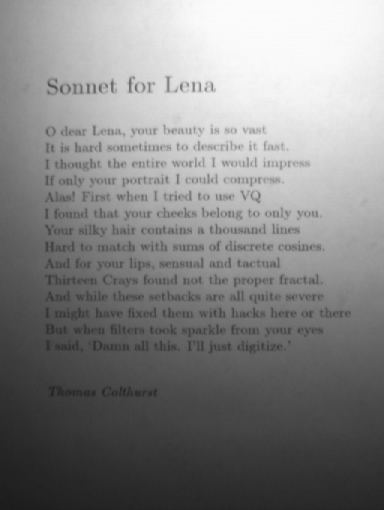
%> input picture labo/3_thresholding/images/sonnet.jpg, 384 x 510 px
$ octave --eval "result = globalthresholding_3;"   (GNU Octave 9; MATLAB toolbox functions it lacks are replaced by stand-ins)
%> lines starting %> are read from the running program, lines starting %| are printed output that depends on the picture; in (x1, y1, x2, y2) boxes, pixels count from 0 and x2, y2 are one past the last pixel; in counts of white or black regions, pixels touching at a corner belong together; the program's own positions count from 1
function [ output ] = globalthresholding_3( )
image=imread('images/sonnet.jpg');
%> image is the input picture: size 510x384 uint8; min 27, max 253, mean 133.2
%Convolueer het beeld met gemiddelde-operator (m.b.v. fspecial en imfilter).
conv_beeld = imfilter(image,fspecial('average', [6, 6]), 'replicate');

%Trek het origineel van het geconvolueerde beeld af.
verschil = conv_beeld - image;
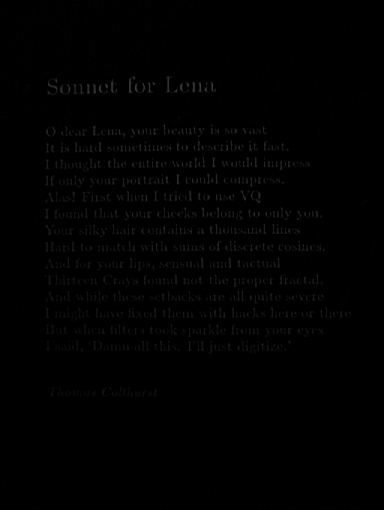
%> verschil: size 510x384 uint8; min 0, max 66, mean 1.3

%Segmenteer het verschilbeeld met drempelwaarde 0.
cte=4;
binary=im2bw(verschil-cte,0);
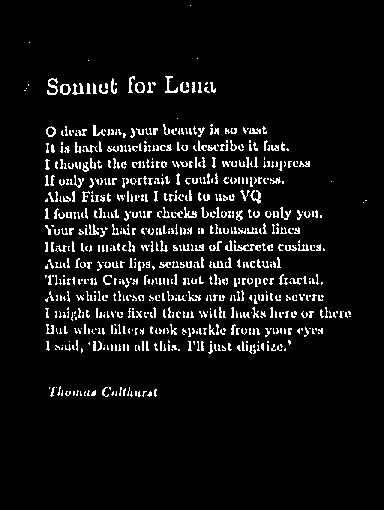
%> binary: size 510x384 logical; 6.4% white in thin lines or dots, all inside (x1, y1, x2, y2) = (24, 5, 367, 397)

% Waarom resulteert deze aanpassing in een verbetering van het resultaat?
%   im2bw gaat alle pixels in de input die groter zijn dan 0 vervangen door 1
%   zo krijgen we dus meer ingekleurd zonder het verschil met die constante
%   door dit verschil wel in rekening te brengen, worden uitschieters
%   (lichte intensiteiten) dus vermeden

figure,imshow(not(binary));
end
%> (the run ends here)

$ run again, with labo/3_thresholding/images/Xraywrist.jpg copied over labo/3_thresholding/images/sonnet.jpg
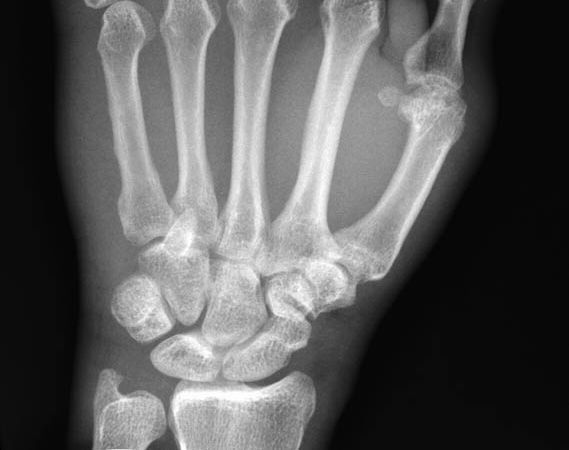
%> input picture labo/3_thresholding/images/Xraywrist.jpg, 569 x 450 px
%> in globalthresholding_3, image is the input picture: size 450x569x3 uint8; min 0, max 255, mean 91.3
%> in globalthresholding_3, `verschil = conv_beeld - image;`:
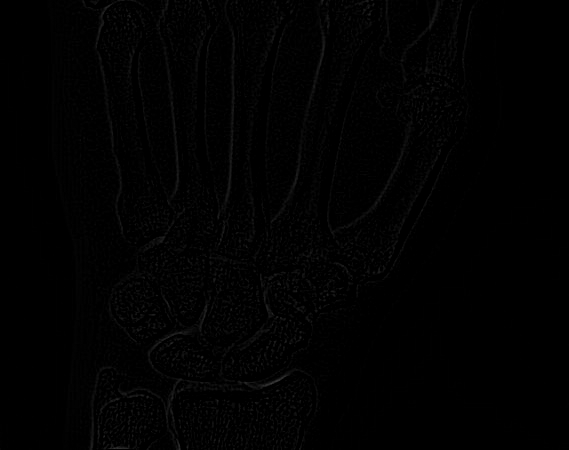
%> verschil: size 450x569x3 uint8; min 0, max 60, mean 1.6
%> in globalthresholding_3, `binary=im2bw(verschil-cte,0);`:
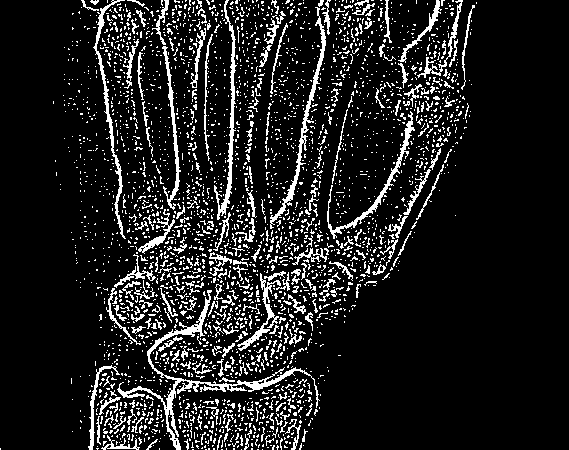
%> binary: size 450x569 logical; 12.2% white in thin lines or dots, all inside (x1, y1, x2, y2) = (0, 0, 477, 450)

$ run again, with labo/3_thresholding/images/traffic1.jpg copied over labo/3_thresholding/images/sonnet.jpg
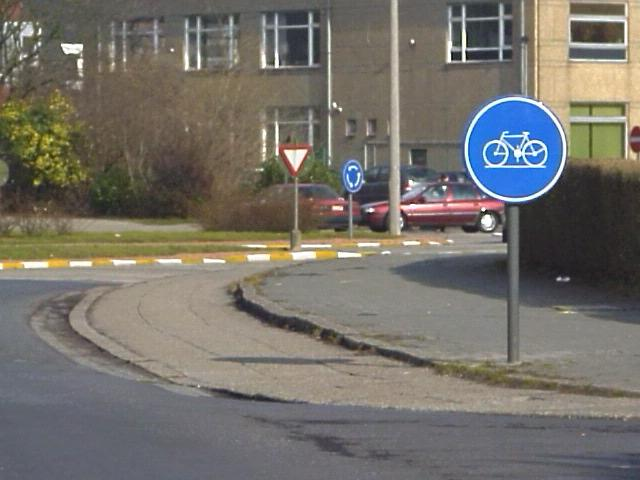
%> input picture labo/3_thresholding/images/traffic1.jpg, 640 x 480 px
%> in globalthresholding_3, image is the input picture: size 480x640x3 uint8; mean R, G, B 116.2, 112.6, 105.5
%> in globalthresholding_3, `verschil = conv_beeld - image;`:
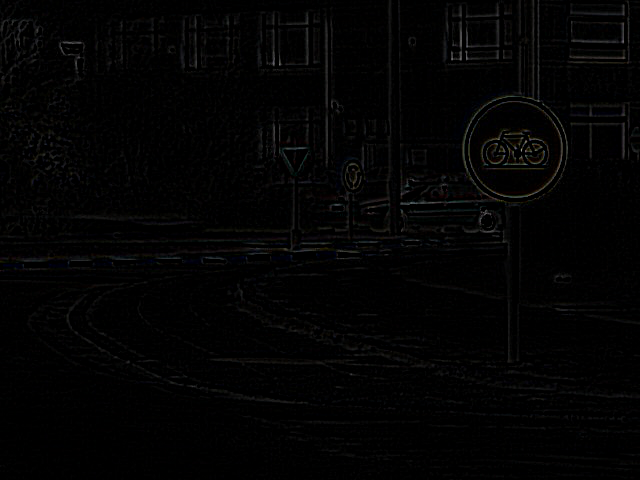
%> verschil: size 480x640x3 uint8; mean R, G, B 3.1, 3, 3
%> in globalthresholding_3, `binary=im2bw(verschil-cte,0);`:
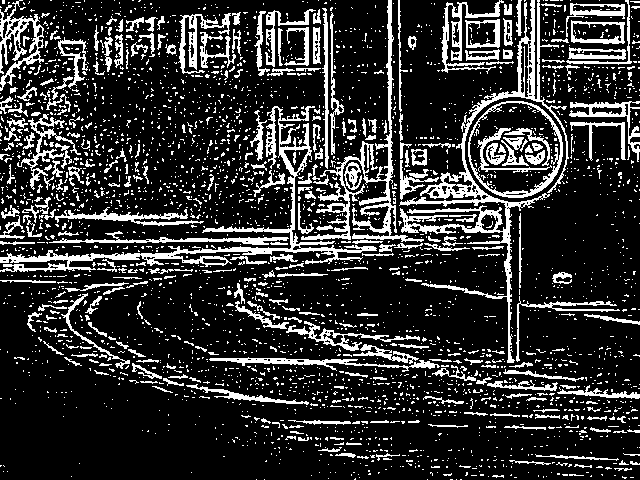
%> binary: size 480x640 logical; 19.1% white; 3204 white regions (2892 under 20 px), largest, box (x1, y1, x2, y2) and area: (399, 0, 569, 363) 5560, (0, 106, 377, 272) 4608, (301, 0, 424, 242) 3123

$ run again, with labo/3_thresholding/images/traffic2.jpg copied over labo/3_thresholding/images/sonnet.jpg
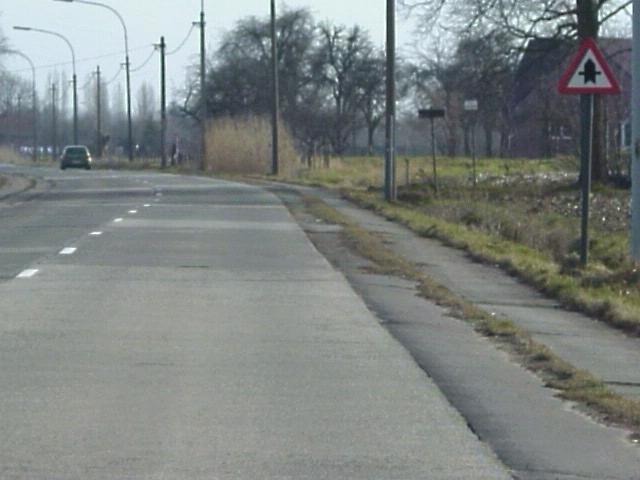
%> input picture labo/3_thresholding/images/traffic2.jpg, 640 x 480 px
%> in globalthresholding_3, image is the input picture: size 480x640x3 uint8; mean R, G, B 125.5, 131.3, 129.7
%> in globalthresholding_3, `verschil = conv_beeld - image;`:
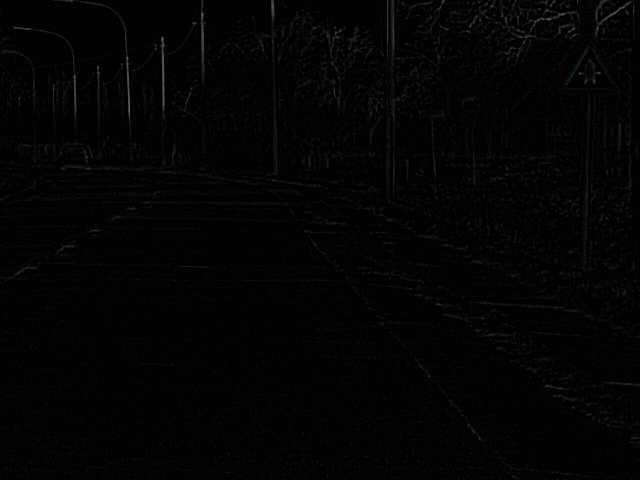
%> verschil: size 480x640x3 uint8; mean R, G, B 2.2, 2.2, 2.2
%> in globalthresholding_3, `binary=im2bw(verschil-cte,0);`:
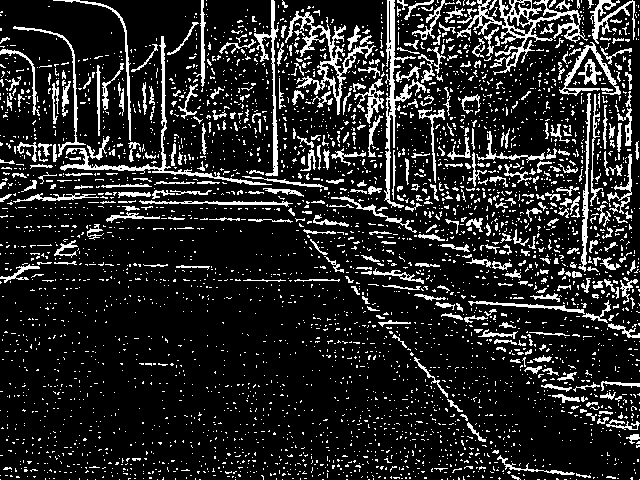
%> binary: size 480x640 logical; 15.1% white in thin lines or dots
